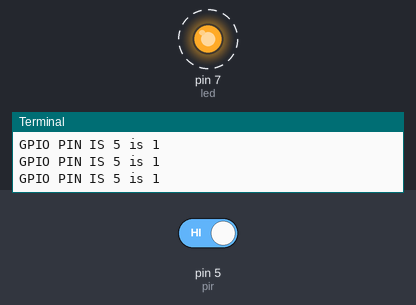
This program was run on a simulated Raspberry Pi (header pin numbers). Shown: output pins drawn as LEDs (lit = HIGH), the last lines printed to the terminal. Dashed ring = blinking. Inputs (shaded band) come from the test bench; at power-on: pin 5 (pir) HIGH.

Above: at 1.2 s.
1.3 s: pin 5 (pir) driven LOW
At 2.5 s:
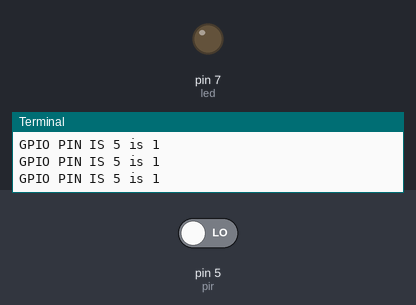
2.8 s: pin 5 (pir) driven HIGH
At 2.9 s:
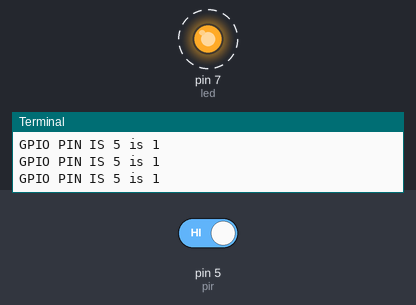
Timing chart, 0 to 11.8 s (numbered marks = the images above; inputs shaded):
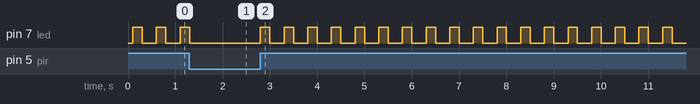

Measured:
- after the input at 1.3 s, pin 7 (led): goes on until 1.3 s, then stays LOW
- after the input at 2.8 s, pin 7 (led): alternates HIGH for 0.20 s and LOW for 0.30 s, starting at once
- by itself, pin 7 (led): alternates HIGH for 0.20 s and LOW for 0.30 s

The program:

motion.py
```python
import RPi.GPIO as g
import time
pir = 5
led = 7

g.setmode(g.BOARD)

g.setup(led, g.OUT)
g.setup(pir, g.IN)

current_state = 0


try:
	while True:
		time.sleep(0.1)
		current_state = g.input(pir)
		if current_state == 1:
			print("GPIO PIN IS %s is %s" % (pir,current_state))
			g.output(led,True)
			time.sleep(0.2)
			g.output(led, False)
			time.sleep(0.2)


except KeyboardInterrupt:
	pass

finally:
	g.cleanup()
```
